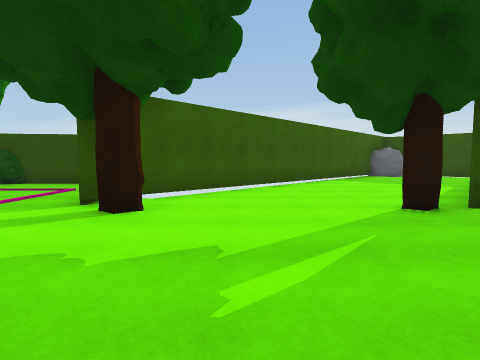
view 1 (above)

16 first-person views from a walk through a scene from a Unity 3-D project. The camera is 1.3 m above the floor, tilts 4° down and sees 80° across. Doors are open. The floor is counted in squares, 2 m on a side. Each view is taken from the middle of a square. On the plan, view 1 faces up. The plan holds only what a view shows up to about 9 squares ahead; the rest is blank. The place goes on beyond the plan. The player character is not drawn.

view 2
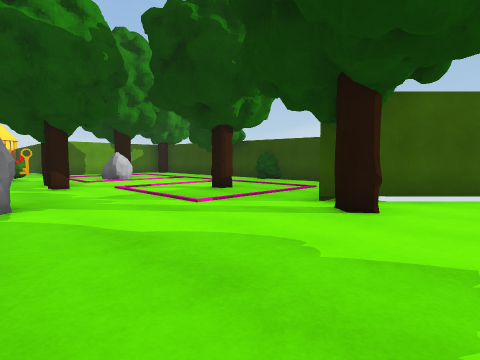

view 3
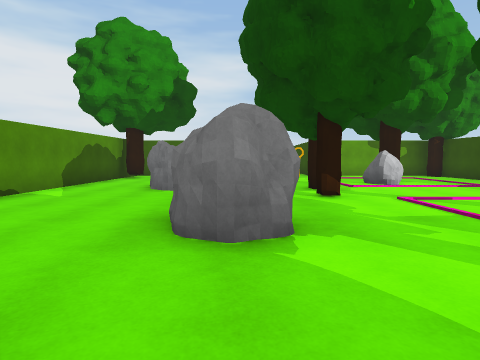

view 4
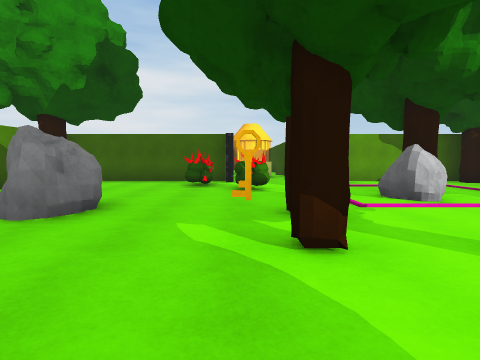

view 5
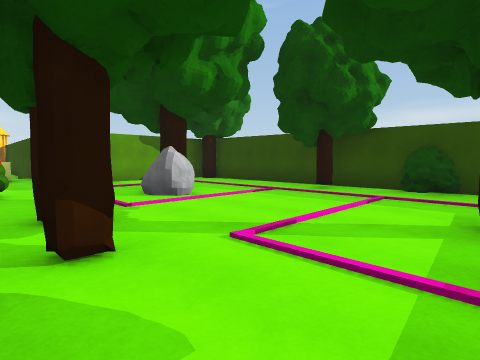

view 6
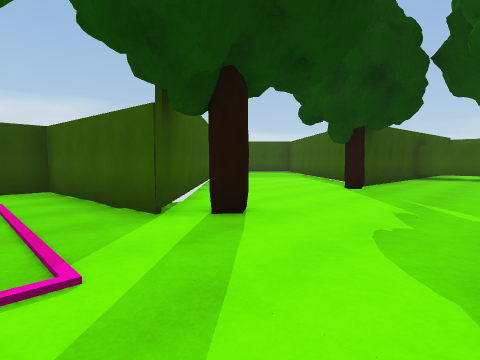

view 7
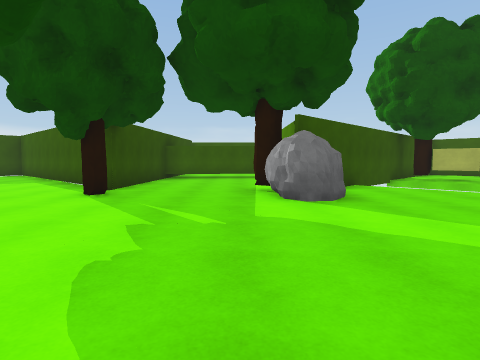

view 8
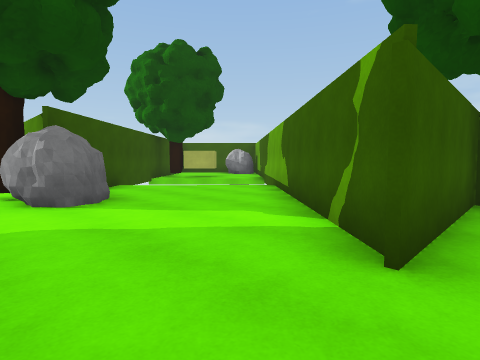

view 9
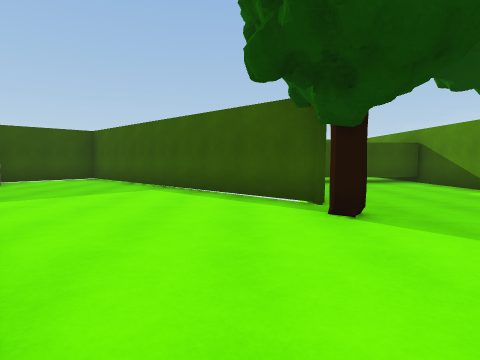

view 10
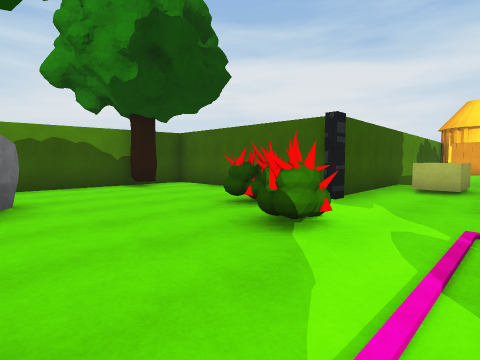

view 11
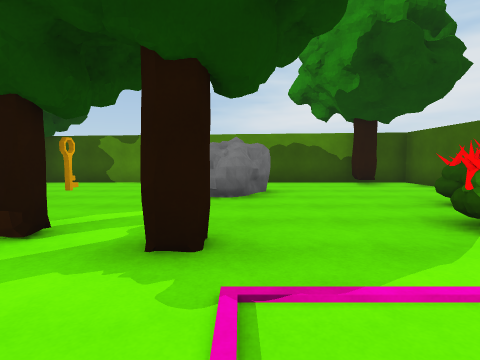

view 12
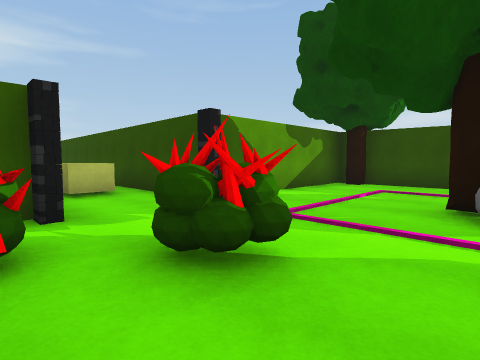

view 13
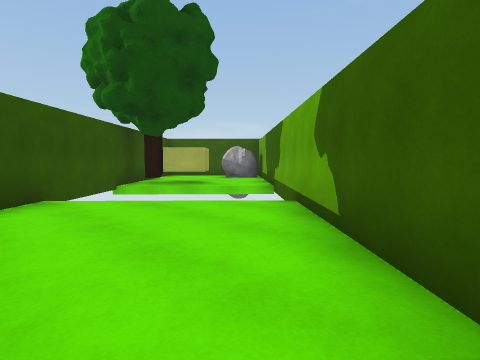

view 14
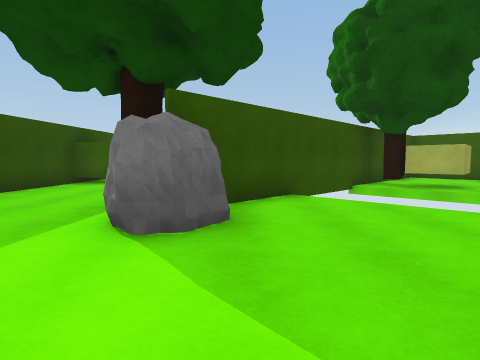

view 15
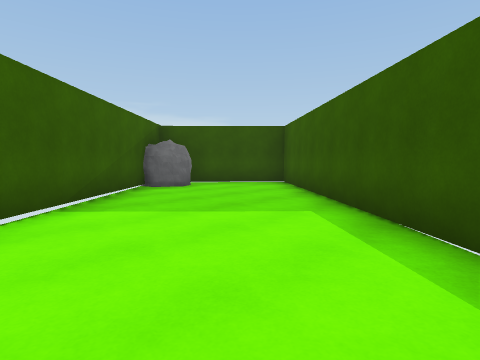

view 16
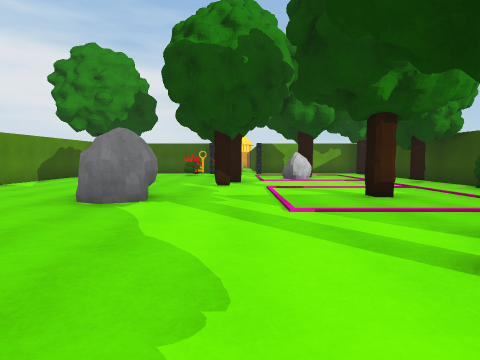

### Floor plan
Key: @ floor where view 1 was taken; # wall or solid block; . floor; D open door; v drop or lower ground; B bush; T tree; K key; R rock; L block; O other object.
Columns run from 20 left of view 1 to 9 right of it. Each row starts with its distance up from view 1.
 12                          RR##
 11                        ##.R.##
 10                       ##.....#
  9                      ##.....##
  8       #T######B#### ##.....##
  7       #.....T.....###.....##
  6       #...........##......#
  5       #...........#......#
  4       #...T....T..#T..T#####
  3 #######...R................#
  2 v  .L.D....T...............##
  1  vv...D.OO...T..............#
  0   #####OO....K.R....@.RT....#
 -1       #....RR.....#....######
 -2       #....R......#......#
 -3       #...........##....vvv
 -4       #.T........T###..v  ##
 -5       ###########   ###  vT##
 -6                       #vvLLL
 -7                        ##

Positions as (right, up) in squares from view 1, and headings:
1: (0, 0), facing up
2: (0, 0), facing up-left
3: (-2, 0), facing left
4: (-5, 1), facing left
5: (-5, 1), facing up-left
6: (-4, 1), facing up-right
7: (-3, 1), facing right
8: (-3, 1), facing down-right
9: (-1, 5), facing right
10: (-9, 3), facing down-left
11: (-9, 4), facing down
12: (-10, 0), facing up-left
13: (-1, -1), facing down-right
14: (-1, -1), facing right
15: (2, 5), facing up-right
16: (0, 2), facing left
